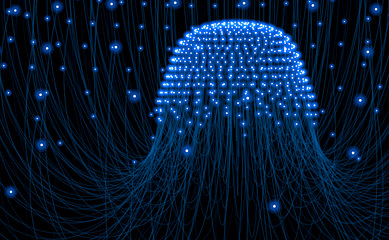
#> input picture src/img/9/medusa.jpg, 389 x 240 px
$ python 3_rotacion.py
#> lines starting #> are read from the running program, lines starting #| are printed output that depends on the picture
"""
La rotación de una imagen, en un cierto ángulo θ, se logra  aplicando
la siguiente matriz de transformación:
    | cos(0)|-sin(0)|
M = |-------|-------|
    | sin(0)| cos(0)|
Sin embargo, OpenCV permite además personalizar más la rotación multiplacando
por un factor de escala.
Por otra parte, también permite cambiar el centro de rotación.
Considerar estas 2 últimas opciones modifica la matrix de traslación.
"""

# Ejemplo donde se rota una imagen con respeco al centro sin aplicar
# ningún factor de escala

import numpy as np
import cv2

img = cv2.imread("../src/img/9/medusa.jpg", 0)
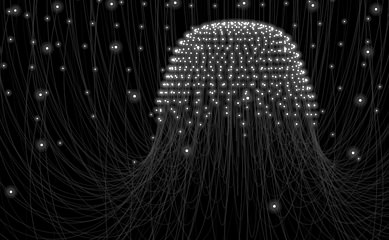
#> img: shape (240, 389); min 0, max 255, mean 22.3
# se obtienen las dimensiones
rows, cols = img.shape
#> rows = 240; cols = 389
# con (cols/2, rows/2) se obtiene el centro, luego el ángulo, y me
# imagino que el factor de escala
M = cv2.getRotationMatrix2D((cols/2, rows/2), 90, 1)
res = cv2.warpAffine(img, M, dsize=(cols, rows))
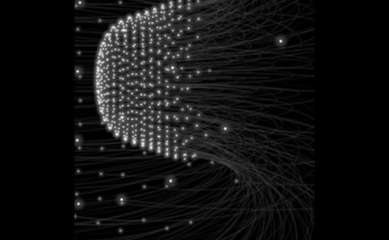
#> res: shape (240, 389); min 0, max 250, mean 17.6

cv2.imshow("Original", img)
cv2.imshow("Resultado", res)

cv2.waitKey(0)
cv2.destroyAllWindows()
